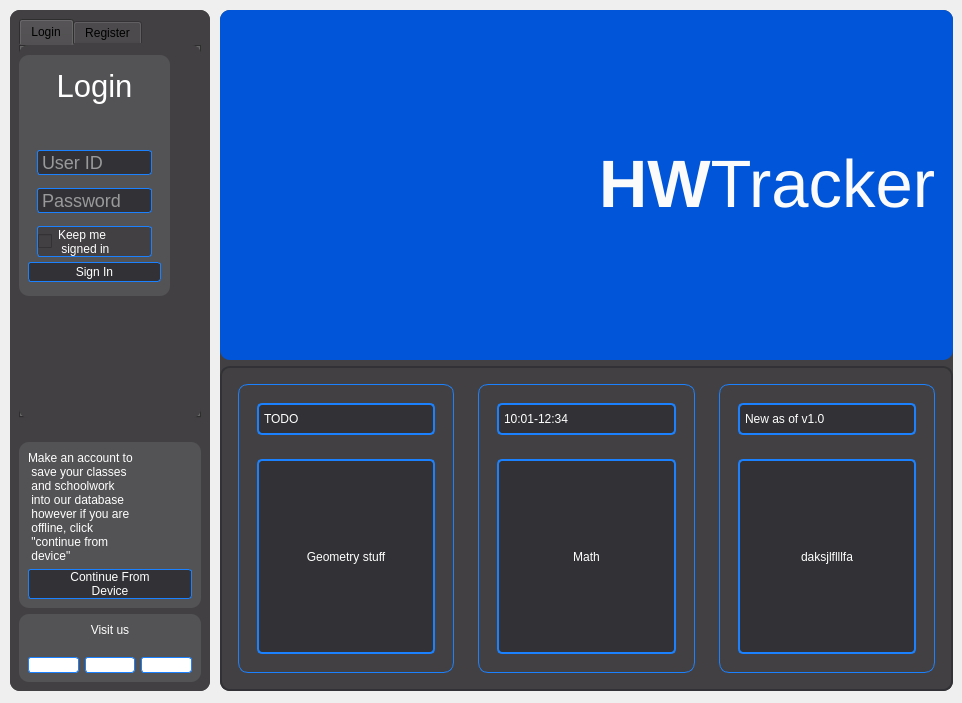
<?xml version="1.0" encoding="UTF-8"?>
<ui version="4.0">
 <class>Form</class>
 <widget class="QWidget" name="Form">
  <property name="geometry">
   <rect>
    <x>0</x>
    <y>0</y>
    <width>962</width>
    <height>703</height>
   </rect>
  </property>
  <property name="windowTitle">
   <string>Form</string>
  </property>
  <widget class="QWidget" name="leftSide" native="true">
   <property name="geometry">
    <rect>
     <x>10</x>
     <y>10</y>
     <width>200</width>
     <height>681</height>
    </rect>
   </property>
   <property name="minimumSize">
    <size>
     <width>200</width>
     <height>0</height>
    </size>
   </property>
   <property name="maximumSize">
    <size>
     <width>200</width>
     <height>16777215</height>
    </size>
   </property>
   <property name="styleSheet">
    <string notr="true">QWidget{
	background:rgb(66, 64, 66);
	border-radius: 10px;
}
QPushButton{
	color:rgb(255, 255, 255);
	background: rgb(50, 50, 54);
	border-radius:3px;
	border: 1px solid rgb(27, 129, 255);
}
QPushButton:hover{
	border:1px solid rgb(213, 214, 146);
}
QLineEdit{
	font-size:18px;
	background: rgb(50, 50, 54);
	color: rgb(255, 255, 255);
	border-radius:3px;
	border: 1px solid rgb(27, 129, 255);
	padding-left:2px;
	padding-right:2px;
}
QLineEdit:hover{
	border:1px solid rgb(213, 214, 146);
}
QCheckBox{
	background: rgb(66, 64, 66);
	border: 1px solid rgb(27, 129, 255);
	color:rgb(255, 255, 255);
	border-radius:3px;
}
QCheckBox:hover{
	border:1px solid rgb(213, 214, 146);
}
QLabel{
	color:rgb(255, 255, 255);
}</string>
   </property>
   <layout class="QVBoxLayout" name="verticalLayout_7">
    <item>
     <widget class="QFrame" name="changableFrame">
      <property name="frameShape">
       <enum>QFrame::StyledPanel</enum>
      </property>
      <property name="frameShadow">
       <enum>QFrame::Raised</enum>
      </property>
      <layout class="QVBoxLayout" name="verticalLayout_15">
       <item>
        <widget class="QTabWidget" name="tabWidget">
         <property name="currentIndex">
          <number>0</number>
         </property>
         <widget class="QWidget" name="login">
          <attribute name="title">
           <string>Login</string>
          </attribute>
          <widget class="QFrame" name="LoginFrame">
           <property name="geometry">
            <rect>
             <x>0</x>
             <y>10</y>
             <width>151</width>
             <height>241</height>
            </rect>
           </property>
           <property name="minimumSize">
            <size>
             <width>0</width>
             <height>240</height>
            </size>
           </property>
           <property name="maximumSize">
            <size>
             <width>16777215</width>
             <height>16777215</height>
            </size>
           </property>
           <property name="styleSheet">
            <string notr="true">QFrame{
	background:rgb(83, 82, 84);
}</string>
           </property>
           <property name="frameShape">
            <enum>QFrame::StyledPanel</enum>
           </property>
           <property name="frameShadow">
            <enum>QFrame::Raised</enum>
           </property>
           <layout class="QVBoxLayout" name="verticalLayout_2">
            <item>
             <widget class="QLabel" name="logintext">
              <property name="maximumSize">
               <size>
                <width>16777215</width>
                <height>40</height>
               </size>
              </property>
              <property name="font">
               <font>
                <family>Arial</family>
                <pointsize>23</pointsize>
               </font>
              </property>
              <property name="text">
               <string>Login</string>
              </property>
              <property name="alignment">
               <set>Qt::AlignCenter</set>
              </property>
             </widget>
            </item>
            <item>
             <widget class="QFrame" name="loginFrame">
              <property name="minimumSize">
               <size>
                <width>0</width>
                <height>140</height>
               </size>
              </property>
              <property name="maximumSize">
               <size>
                <width>16777215</width>
                <height>100</height>
               </size>
              </property>
              <property name="font">
               <font>
                <family>Arial</family>
                <pointsize>24</pointsize>
                <weight>75</weight>
                <bold>true</bold>
               </font>
              </property>
              <property name="cursor">
               <cursorShape>ArrowCursor</cursorShape>
              </property>
              <property name="frameShape">
               <enum>QFrame::StyledPanel</enum>
              </property>
              <property name="frameShadow">
               <enum>QFrame::Sunken</enum>
              </property>
              <layout class="QVBoxLayout" name="verticalLayout">
               <item>
                <widget class="QLineEdit" name="UsernameInputS">
                 <property name="placeholderText">
                  <string>User ID</string>
                 </property>
                </widget>
               </item>
               <item>
                <widget class="QLineEdit" name="PasswordInputS">
                 <property name="font">
                  <font>
                   <pointsize>-1</pointsize>
                  </font>
                 </property>
                 <property name="text">
                  <string/>
                 </property>
                 <property name="echoMode">
                  <enum>QLineEdit::Password</enum>
                 </property>
                 <property name="placeholderText">
                  <string>Password</string>
                 </property>
                </widget>
               </item>
               <item>
                <widget class="QCheckBox" name="keepsignin">
                 <property name="minimumSize">
                  <size>
                   <width>0</width>
                   <height>30</height>
                  </size>
                 </property>
                 <property name="cursor">
                  <cursorShape>OpenHandCursor</cursorShape>
                 </property>
                 <property name="text">
                  <string>Keep me
 signed in</string>
                 </property>
                </widget>
               </item>
              </layout>
             </widget>
            </item>
            <item>
             <widget class="QPushButton" name="submitcredentials">
              <property name="minimumSize">
               <size>
                <width>0</width>
                <height>20</height>
               </size>
              </property>
              <property name="cursor">
               <cursorShape>OpenHandCursor</cursorShape>
              </property>
              <property name="text">
               <string>Sign In</string>
              </property>
             </widget>
            </item>
           </layout>
          </widget>
         </widget>
         <widget class="QWidget" name="signup">
          <attribute name="title">
           <string>Register</string>
          </attribute>
          <widget class="QFrame" name="registerbox">
           <property name="geometry">
            <rect>
             <x>0</x>
             <y>10</y>
             <width>151</width>
             <height>240</height>
            </rect>
           </property>
           <property name="minimumSize">
            <size>
             <width>0</width>
             <height>240</height>
            </size>
           </property>
           <property name="maximumSize">
            <size>
             <width>16777215</width>
             <height>16777215</height>
            </size>
           </property>
           <property name="styleSheet">
            <string notr="true">QFrame{
	background:rgb(83, 82, 84);
}</string>
           </property>
           <property name="frameShape">
            <enum>QFrame::StyledPanel</enum>
           </property>
           <property name="frameShadow">
            <enum>QFrame::Raised</enum>
           </property>
           <layout class="QVBoxLayout" name="verticalLayout_10">
            <item>
             <widget class="QLabel" name="registerlable">
              <property name="maximumSize">
               <size>
                <width>16777215</width>
                <height>40</height>
               </size>
              </property>
              <property name="font">
               <font>
                <family>Arial</family>
                <pointsize>23</pointsize>
               </font>
              </property>
              <property name="text">
               <string>Register</string>
              </property>
              <property name="alignment">
               <set>Qt::AlignCenter</set>
              </property>
             </widget>
            </item>
            <item>
             <widget class="QFrame" name="registerFrame">
              <property name="maximumSize">
               <size>
                <width>16777215</width>
                <height>16777215</height>
               </size>
              </property>
              <property name="font">
               <font>
                <family>Arial</family>
                <pointsize>24</pointsize>
                <weight>75</weight>
                <bold>true</bold>
               </font>
              </property>
              <property name="cursor">
               <cursorShape>ArrowCursor</cursorShape>
              </property>
              <property name="styleSheet">
               <string notr="true"/>
              </property>
              <property name="frameShape">
               <enum>QFrame::StyledPanel</enum>
              </property>
              <property name="frameShadow">
               <enum>QFrame::Sunken</enum>
              </property>
              <layout class="QVBoxLayout" name="verticalLayout_3">
               <item>
                <widget class="QLineEdit" name="passwordInputR">
                 <property name="font">
                  <font>
                   <pointsize>-1</pointsize>
                  </font>
                 </property>
                 <property name="text">
                  <string/>
                 </property>
                 <property name="echoMode">
                  <enum>QLineEdit::Password</enum>
                 </property>
                 <property name="placeholderText">
                  <string>Password</string>
                 </property>
                </widget>
               </item>
               <item>
                <widget class="QLineEdit" name="passwordInputConfirmR">
                 <property name="font">
                  <font>
                   <pointsize>-1</pointsize>
                  </font>
                 </property>
                 <property name="text">
                  <string/>
                 </property>
                 <property name="echoMode">
                  <enum>QLineEdit::Password</enum>
                 </property>
                 <property name="placeholderText">
                  <string>Pass again</string>
                 </property>
                </widget>
               </item>
              </layout>
             </widget>
            </item>
            <item>
             <widget class="QPushButton" name="registercredentials">
              <property name="minimumSize">
               <size>
                <width>0</width>
                <height>20</height>
               </size>
              </property>
              <property name="cursor">
               <cursorShape>OpenHandCursor</cursorShape>
              </property>
              <property name="text">
               <string>Sign Up</string>
              </property>
             </widget>
            </item>
           </layout>
          </widget>
         </widget>
        </widget>
       </item>
      </layout>
     </widget>
    </item>
    <item>
     <widget class="QFrame" name="staticFrame">
      <property name="frameShape">
       <enum>QFrame::StyledPanel</enum>
      </property>
      <property name="frameShadow">
       <enum>QFrame::Raised</enum>
      </property>
      <layout class="QVBoxLayout" name="verticalLayout_4">
       <item>
        <widget class="QFrame" name="signinLocal">
         <property name="styleSheet">
          <string notr="true">QFrame{
	background:rgb(83, 82, 84);
}</string>
         </property>
         <property name="frameShape">
          <enum>QFrame::StyledPanel</enum>
         </property>
         <property name="frameShadow">
          <enum>QFrame::Raised</enum>
         </property>
         <layout class="QVBoxLayout" name="verticalLayout_14">
          <item>
           <widget class="QLabel" name="signinLocalText">
            <property name="text">
             <string>Make an account to 
 save your classes
 and schoolwork 
 into our database
 however if you are
 offline, click 
 &quot;continue from
 device&quot;</string>
            </property>
           </widget>
          </item>
          <item>
           <widget class="QPushButton" name="signinLocalButton">
            <property name="cursor">
             <cursorShape>OpenHandCursor</cursorShape>
            </property>
            <property name="text">
             <string>Continue From 
Device</string>
            </property>
           </widget>
          </item>
         </layout>
        </widget>
       </item>
       <item>
        <widget class="QFrame" name="socials">
         <property name="maximumSize">
          <size>
           <width>16777215</width>
           <height>100</height>
          </size>
         </property>
         <property name="styleSheet">
          <string notr="true">QPushButton{
	background:rgb(255, 255, 255);
}
QFrame{
	background:rgb(83, 82, 84);
}</string>
         </property>
         <property name="frameShape">
          <enum>QFrame::StyledPanel</enum>
         </property>
         <property name="frameShadow">
          <enum>QFrame::Plain</enum>
         </property>
         <layout class="QGridLayout" name="gridLayout_2">
          <item row="0" column="0" colspan="3">
           <widget class="QLabel" name="checkusout">
            <property name="text">
             <string>&lt;html&gt;&lt;head/&gt;&lt;body&gt;&lt;p&gt;Visit us &lt;br/&gt;&lt;/p&gt;&lt;/body&gt;&lt;/html&gt;</string>
            </property>
            <property name="alignment">
             <set>Qt::AlignCenter</set>
            </property>
           </widget>
          </item>
          <item row="1" column="0">
           <widget class="QPushButton" name="insta">
            <property name="cursor">
             <cursorShape>OpenHandCursor</cursorShape>
            </property>
            <property name="text">
             <string/>
            </property>
            <property name="icon">
             <iconset>
              <normaloff>../../icons/INSTA.png</normaloff>../../icons/INSTA.png</iconset>
            </property>
            <property name="iconSize">
             <size>
              <width>40</width>
              <height>40</height>
             </size>
            </property>
           </widget>
          </item>
          <item row="1" column="1">
           <widget class="QPushButton" name="youtube">
            <property name="font">
             <font>
              <kerning>false</kerning>
             </font>
            </property>
            <property name="cursor">
             <cursorShape>OpenHandCursor</cursorShape>
            </property>
            <property name="text">
             <string/>
            </property>
            <property name="icon">
             <iconset>
              <normaloff>../../icons/YOUTUBE.png</normaloff>../../icons/YOUTUBE.png</iconset>
            </property>
            <property name="iconSize">
             <size>
              <width>40</width>
              <height>40</height>
             </size>
            </property>
           </widget>
          </item>
          <item row="1" column="2">
           <widget class="QPushButton" name="github">
            <property name="font">
             <font>
              <kerning>false</kerning>
             </font>
            </property>
            <property name="cursor">
             <cursorShape>OpenHandCursor</cursorShape>
            </property>
            <property name="text">
             <string/>
            </property>
            <property name="icon">
             <iconset>
              <normaloff>../../icons/GITHUB.png</normaloff>../../icons/GITHUB.png</iconset>
            </property>
            <property name="iconSize">
             <size>
              <width>40</width>
              <height>40</height>
             </size>
            </property>
           </widget>
          </item>
         </layout>
        </widget>
       </item>
      </layout>
     </widget>
    </item>
   </layout>
  </widget>
  <widget class="QWidget" name="rightSide" native="true">
   <property name="geometry">
    <rect>
     <x>220</x>
     <y>10</y>
     <width>733</width>
     <height>681</height>
    </rect>
   </property>
   <property name="styleSheet">
    <string notr="true">QWidget{
	background:rgb(66, 64, 66);
	border-radius: 10px;
}</string>
   </property>
   <layout class="QVBoxLayout" name="verticalLayout_5">
    <item>
     <widget class="QFrame" name="ICONFRAME">
      <property name="minimumSize">
       <size>
        <width>0</width>
        <height>350</height>
       </size>
      </property>
      <property name="styleSheet">
       <string notr="true">QFrame{
	border-radius:10px;
	background:rgb(0, 85, 216)
}</string>
      </property>
      <property name="frameShape">
       <enum>QFrame::StyledPanel</enum>
      </property>
      <property name="frameShadow">
       <enum>QFrame::Raised</enum>
      </property>
      <layout class="QHBoxLayout" name="horizontalLayout_3">
       <item>
        <widget class="QLabel" name="ICONPNG">
         <property name="minimumSize">
          <size>
           <width>0</width>
           <height>250</height>
          </size>
         </property>
         <property name="maximumSize">
          <size>
           <width>16777215</width>
           <height>16777215</height>
          </size>
         </property>
         <property name="font">
          <font>
           <pointsize>10</pointsize>
          </font>
         </property>
         <property name="text">
          <string/>
         </property>
         <property name="pixmap">
          <pixmap>../../icons/ICON.png</pixmap>
         </property>
         <property name="alignment">
          <set>Qt::AlignCenter</set>
         </property>
        </widget>
       </item>
       <item>
        <widget class="QLabel" name="HWTRACKERLABEL">
         <property name="font">
          <font>
           <family>Arial</family>
           <pointsize>50</pointsize>
          </font>
         </property>
         <property name="text">
          <string>&lt;html&gt;&lt;head/&gt;&lt;body&gt;&lt;p&gt;&lt;span style=&quot; font-weight:600; color:#fbfbfb;&quot;&gt;HW&lt;/span&gt;&lt;span style=&quot; color:#fbfbfb;&quot;&gt;Tracker&lt;/span&gt;&lt;/p&gt;&lt;/body&gt;&lt;/html&gt;</string>
         </property>
         <property name="alignment">
          <set>Qt::AlignCenter</set>
         </property>
        </widget>
       </item>
      </layout>
     </widget>
    </item>
    <item>
     <widget class="QGroupBox" name="BOTTOMCONTAINER">
      <property name="font">
       <font>
        <pointsize>24</pointsize>
       </font>
      </property>
      <property name="autoFillBackground">
       <bool>false</bool>
      </property>
      <property name="styleSheet">
       <string notr="true">QGroupBox{
	border: 2px solid rgb(50, 50, 54);
}
QLabel{
	background:rgb(50, 50, 54);
	border-radius:5px;
	border: 2px solid rgb(27, 129, 255);
	padding:2px;
	color:rgb(255, 255, 255);
}</string>
      </property>
      <layout class="QHBoxLayout" name="horizontalLayout_2">
       <item>
        <widget class="QScrollArea" name="TODOS">
         <property name="styleSheet">
          <string notr="true">QGroupBox{
	border: 1px solid rgb(27, 129, 255);
}</string>
         </property>
         <property name="verticalScrollBarPolicy">
          <enum>Qt::ScrollBarAlwaysOff</enum>
         </property>
         <property name="horizontalScrollBarPolicy">
          <enum>Qt::ScrollBarAlwaysOff</enum>
         </property>
         <property name="widgetResizable">
          <bool>true</bool>
         </property>
         <widget class="QWidget" name="TODOSSCROLLABLE">
          <property name="geometry">
           <rect>
            <x>0</x>
            <y>0</y>
            <width>222</width>
            <height>267</height>
           </rect>
          </property>
          <layout class="QVBoxLayout" name="verticalLayout_27">
           <item>
            <widget class="QGroupBox" name="todoBox">
             <property name="minimumSize">
              <size>
               <width>0</width>
               <height>170</height>
              </size>
             </property>
             <layout class="QVBoxLayout" name="verticalLayout_28">
              <item>
               <widget class="QFrame" name="TBtitleFrame">
                <property name="maximumSize">
                 <size>
                  <width>16777215</width>
                  <height>50</height>
                 </size>
                </property>
                <property name="frameShape">
                 <enum>QFrame::StyledPanel</enum>
                </property>
                <property name="frameShadow">
                 <enum>QFrame::Raised</enum>
                </property>
                <layout class="QVBoxLayout" name="verticalLayout_29">
                 <item>
                  <widget class="QLabel" name="TBtitle">
                   <property name="text">
                    <string>TODO</string>
                   </property>
                  </widget>
                 </item>
                </layout>
               </widget>
              </item>
              <item>
               <widget class="QFrame" name="TBdescFrame">
                <property name="frameShape">
                 <enum>QFrame::StyledPanel</enum>
                </property>
                <property name="frameShadow">
                 <enum>QFrame::Raised</enum>
                </property>
                <layout class="QVBoxLayout" name="verticalLayout_30">
                 <item>
                  <widget class="QLabel" name="TBdesc">
                   <property name="text">
                    <string>Geometry stuff</string>
                   </property>
                   <property name="alignment">
                    <set>Qt::AlignCenter</set>
                   </property>
                  </widget>
                 </item>
                </layout>
               </widget>
              </item>
             </layout>
            </widget>
           </item>
          </layout>
         </widget>
        </widget>
       </item>
       <item>
        <widget class="QScrollArea" name="SCHEDULE">
         <property name="styleSheet">
          <string notr="true">QGroupBox{
	border: 1px solid rgb(27, 129, 255);
}</string>
         </property>
         <property name="verticalScrollBarPolicy">
          <enum>Qt::ScrollBarAlwaysOff</enum>
         </property>
         <property name="horizontalScrollBarPolicy">
          <enum>Qt::ScrollBarAlwaysOff</enum>
         </property>
         <property name="widgetResizable">
          <bool>true</bool>
         </property>
         <widget class="QWidget" name="SCHEDULESCROLLABLE">
          <property name="geometry">
           <rect>
            <x>0</x>
            <y>0</y>
            <width>221</width>
            <height>267</height>
           </rect>
          </property>
          <layout class="QVBoxLayout" name="verticalLayout_23">
           <item>
            <widget class="QGroupBox" name="scheduleBox">
             <property name="minimumSize">
              <size>
               <width>0</width>
               <height>170</height>
              </size>
             </property>
             <layout class="QVBoxLayout" name="verticalLayout_24">
              <item>
               <widget class="QFrame" name="SBtimeFrame">
                <property name="maximumSize">
                 <size>
                  <width>16777215</width>
                  <height>50</height>
                 </size>
                </property>
                <property name="frameShape">
                 <enum>QFrame::StyledPanel</enum>
                </property>
                <property name="frameShadow">
                 <enum>QFrame::Raised</enum>
                </property>
                <layout class="QVBoxLayout" name="verticalLayout_25">
                 <item>
                  <widget class="QLabel" name="SBtime">
                   <property name="text">
                    <string>10:01-12:34</string>
                   </property>
                  </widget>
                 </item>
                </layout>
               </widget>
              </item>
              <item>
               <widget class="QFrame" name="SBdescFrame">
                <property name="frameShape">
                 <enum>QFrame::StyledPanel</enum>
                </property>
                <property name="frameShadow">
                 <enum>QFrame::Raised</enum>
                </property>
                <layout class="QVBoxLayout" name="verticalLayout_26">
                 <item>
                  <widget class="QLabel" name="SBdesc">
                   <property name="text">
                    <string>Math</string>
                   </property>
                   <property name="alignment">
                    <set>Qt::AlignCenter</set>
                   </property>
                  </widget>
                 </item>
                </layout>
               </widget>
              </item>
             </layout>
            </widget>
           </item>
          </layout>
         </widget>
        </widget>
       </item>
       <item>
        <widget class="QScrollArea" name="NEWS">
         <property name="verticalScrollBarPolicy">
          <enum>Qt::ScrollBarAlwaysOff</enum>
         </property>
         <property name="horizontalScrollBarPolicy">
          <enum>Qt::ScrollBarAlwaysOff</enum>
         </property>
         <property name="widgetResizable">
          <bool>true</bool>
         </property>
         <widget class="QWidget" name="NEWSSCROLLABLE">
          <property name="geometry">
           <rect>
            <x>0</x>
            <y>0</y>
            <width>222</width>
            <height>267</height>
           </rect>
          </property>
          <layout class="QVBoxLayout" name="verticalLayout_12">
           <item>
            <widget class="QGroupBox" name="NewsBox">
             <property name="minimumSize">
              <size>
               <width>0</width>
               <height>170</height>
              </size>
             </property>
             <property name="styleSheet">
              <string notr="true">QGroupBox{
	border: 1px solid rgb(27, 129, 255);
}</string>
             </property>
             <layout class="QVBoxLayout" name="verticalLayout_6">
              <item>
               <widget class="QFrame" name="NBtitleBox">
                <property name="maximumSize">
                 <size>
                  <width>16777215</width>
                  <height>50</height>
                 </size>
                </property>
                <property name="frameShape">
                 <enum>QFrame::StyledPanel</enum>
                </property>
                <property name="frameShadow">
                 <enum>QFrame::Raised</enum>
                </property>
                <layout class="QVBoxLayout" name="verticalLayout_9">
                 <item>
                  <widget class="QLabel" name="NBtitle">
                   <property name="maximumSize">
                    <size>
                     <width>16777215</width>
                     <height>50</height>
                    </size>
                   </property>
                   <property name="text">
                    <string>New as of v1.0</string>
                   </property>
                  </widget>
                 </item>
                </layout>
               </widget>
              </item>
              <item>
               <widget class="QFrame" name="NBdescBox">
                <property name="frameShape">
                 <enum>QFrame::StyledPanel</enum>
                </property>
                <property name="frameShadow">
                 <enum>QFrame::Raised</enum>
                </property>
                <layout class="QVBoxLayout" name="verticalLayout_8">
                 <item>
                  <widget class="QLabel" name="NBdesc">
                   <property name="text">
                    <string>daksjlflllfa</string>
                   </property>
                   <property name="alignment">
                    <set>Qt::AlignCenter</set>
                   </property>
                  </widget>
                 </item>
                </layout>
               </widget>
              </item>
             </layout>
            </widget>
           </item>
          </layout>
         </widget>
        </widget>
       </item>
      </layout>
     </widget>
    </item>
   </layout>
  </widget>
 </widget>
 <resources/>
 <connections/>
</ui>
